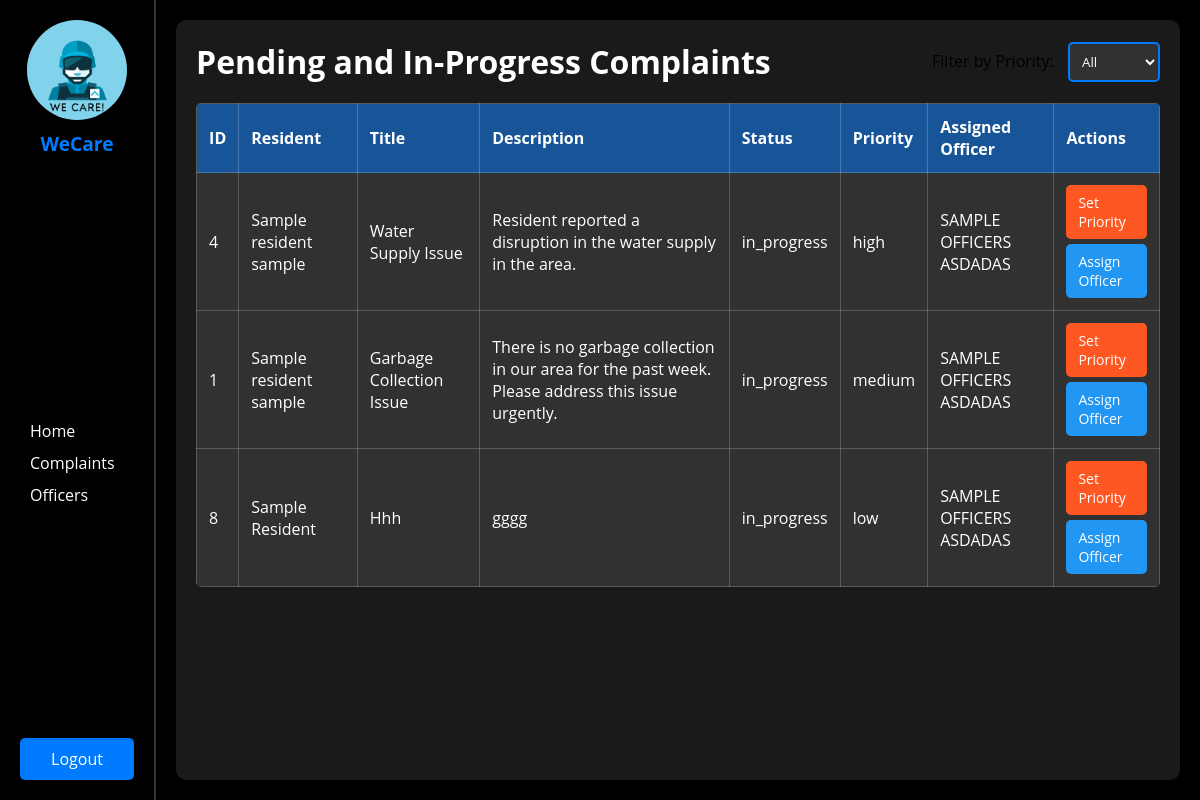
/admin_view_complaints.php (signed in), run on an earlier commit of the app's database.
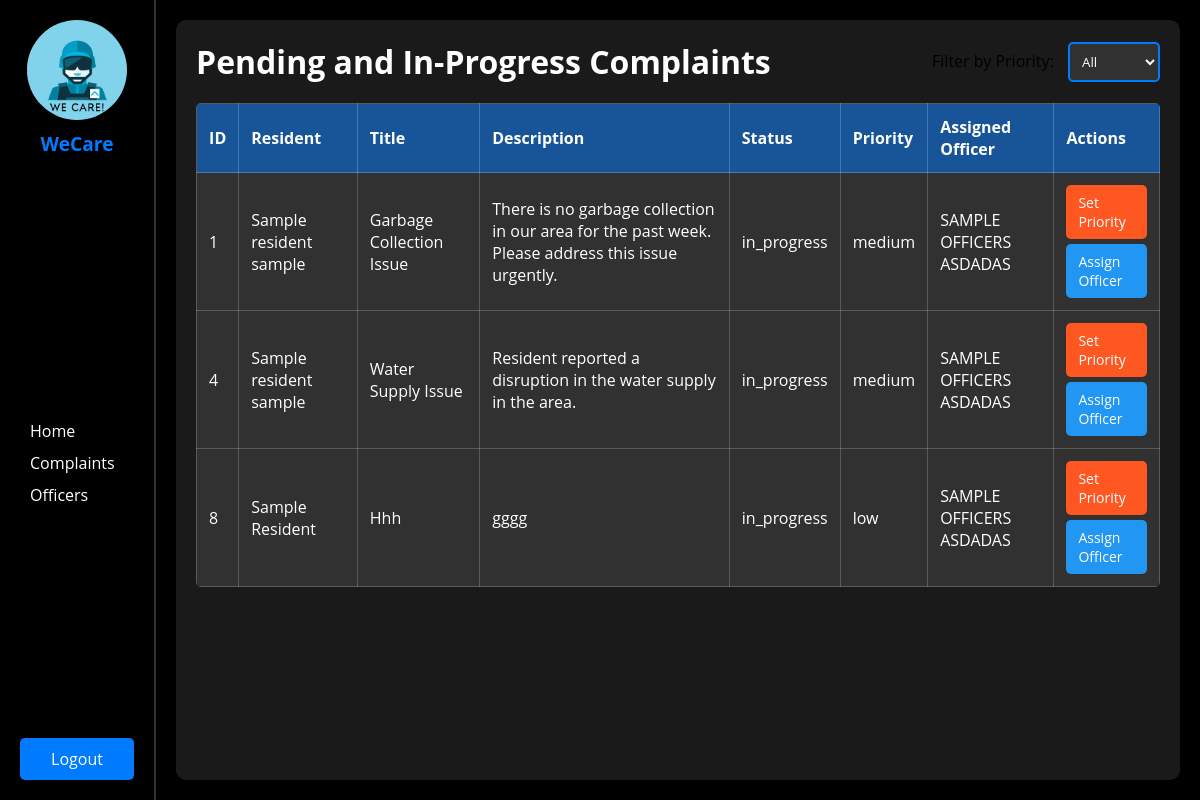
And on a later commit of the database.
### tables this page shows
CREATE TABLE `complaints` (
  `id` int(11) NOT NULL,
  `resident_id` int(11) NOT NULL,
  `title` varchar(255) NOT NULL,
  `description` text NOT NULL,
  `status` enum('pending','in_progress','resolved') DEFAULT 'pending',
  `priority` enum('low','medium','high') DEFAULT NULL,
  `assigned_officer_id` int(11) DEFAULT NULL,
  `created_at` timestamp NOT NULL DEFAULT current_timestamp(),
  `updated_at` timestamp NULL DEFAULT NULL ON UPDATE current_timestamp(),
  `assigned_personnel` varchar(255) DEFAULT NULL,
  `resolution_notes` text DEFAULT NULL,
  `resolved_by` int(11) DEFAULT NULL,
  `resolved_at` datetime DEFAULT NULL
);

CREATE TABLE `users` (
  `id` int(11) NOT NULL,
  `first_name` varchar(200) NOT NULL,
  `middle_name` varchar(200) NOT NULL,
  `last_name` varchar(200) NOT NULL,
  `email` varchar(200) NOT NULL,
  `password` varchar(200) NOT NULL,
  `phone_number` int(200) NOT NULL,
  `address` varchar(200) NOT NULL,
  `session_token` varchar(255) DEFAULT NULL,
  `token_expiry` datetime DEFAULT NULL,
  `reset_token` varchar(255) DEFAULT NULL,
  `reset_token_expiry` datetime DEFAULT NULL,
  `role` enum('admin','resident','officer') DEFAULT 'resident',
  `profile_picture` varchar(255) DEFAULT NULL
);

### admin_view_complaints.php (the view, shortened to what this page needs)
<?php
require_once 'includes/db_conn.php';
$filter = isset($_GET['filter']) ? $_GET['filter'] : 'all';
$where_clause = '';
switch ($filter) {
    default:
        $where_clause = "";
}
try {
    $stmt = $conn->prepare("
        SELECT
            c.id,
            u.first_name AS resident_first_name,
            u.last_name AS resident_last_name,
            o.first_name AS officer_first_name,
            o.last_name AS officer_last_name,
            c.title,
            c.description,
            c.status,
            c.priority,
            c.created_at
        FROM complaints c
        JOIN users u ON c.resident_id = u.id
        LEFT JOIN users o ON c.assigned_officer_id = o.id
        WHERE (c.status = 'pending' OR c.status = 'in_progress') $where_clause
        ORDER BY
            CASE
                WHEN c.priority = 'high' THEN 1
                WHEN c.priority = 'medium' THEN 2
                WHEN c.priority = 'low' THEN 3
                ELSE 4
            END
    ");
    $stmt->execute();
    $complaints = $stmt->fetchAll(PDO::FETCH_ASSOC);
} catch (Exception $e) {
    die("Error fetching complaints: " . $e->getMessage());
}
?>
<!DOCTYPE html>
<html lang="en">
<head>
  <link rel="stylesheet" href="./assets/css/admin_complaint.css">
</head>
<body>
  <div class="dashboard-wrapper">
    <div class="sidebar">
      <div class="logo-container">
        <img src="../assets/images/logo.png" alt="Logo" class="logo">
        <h2>WeCare</h2>
      </div>
      <ul>
        <li><a href="/dashboard.php"><i class="fas fa-home"></i> Home</a></li>
        <li><a href="/admin_view_complaints.php"><i class="fas fa-exclamation-circle"></i> Complaints</a></li>
        <li><a href="#"><i class="fas fa-users"></i> Officers</a></li>
      </ul>
      <button class="logout-btn" onclick="window.location.href='/logout.php'">Logout</button>
    </div>
    <div class="main-content">
      <div class="dashboard-header">
        <h1>Pending and In-Progress Complaints</h1>
        <div class="filter-dropdown">
          <label for="priority-filter">Filter by Priority:</label>
          <select id="priority-filter" onchange="location = this.value;">
            <option value="?filter=all" <?= $filter === 'all' ? 'selected' : '' ?>>All</option>
          </select>
        </div>
      </div>
      <?php if (empty($complaints)): ?>
        <p>No complaints found.</p>
      <?php else: ?>
        <table>
          <thead>
            <tr>
              <th>ID</th>
              <th>Resident</th>
              <th>Title</th>
              <th>Description</th>
              <th>Status</th>
              <th>Priority</th>
              <th>Assigned Officer</th>
              <th>Actions</th>
            </tr>
          </thead>
          <tbody>
            <?php foreach ($complaints as $complaint): ?>
              <tr>
                <td><?= htmlspecialchars($complaint['id']) ?></td>
                <td><?= htmlspecialchars($complaint['resident_first_name'] ?? 'Unknown') . ' ' . htmlspecialchars($complaint['resident_last_name'] ?? 'Unknown') ?></td>
                <td><?= htmlspecialchars($complaint['title']) ?></td>
                <td><?= htmlspecialchars($complaint['description']) ?></td>
                <td><?= htmlspecialchars($complaint['status']) ?></td>
                <td><?= htmlspecialchars($complaint['priority'] ?? 'Not Set') ?></td>
                <td><?= htmlspecialchars($complaint['officer_first_name'] ?? 'Not Assigned') . ' ' . htmlspecialchars($complaint['officer_last_name'] ?? '') ?></td>
                <td>
                  <div class="action-buttons">
                    <a href="set_priority.php?id=<?= $complaint['id'] ?>" class="btn btn-priority">Set Priority</a>
                    <a href="assign_officer.php?id=<?= $complaint['id'] ?>" class="btn btn-officer">Assign Officer</a>
                  </div>
                </td>
              </tr>
            <?php endforeach; ?>
          </tbody>
        </table>
      <?php endif; ?>
    </div>
  </div>
</body>
</html>

What changed in the data, as far as the page shows it:
shown differently, row unchanged: complaints "Garbage Collection Issue": moves up the list
changed complaints "Water Supply Issue": priority "high" → "medium"
